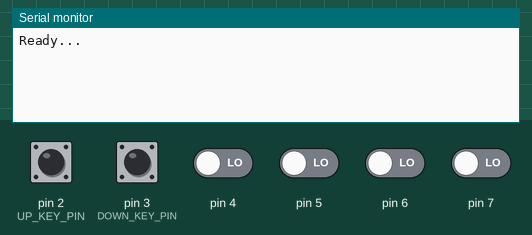
This sketch was run on a simulated Arduino Uno, built with avr-gcc and run on an emulated ATmega328P. Shown: the last lines printed to the serial monitor. The test bench sets the inputs (shaded band); at power-on: pin 2 (UP_KEY_PIN), pin 3 (DOWN_KEY_PIN), pin 4–7 LOW.

Above: at 1.2 s.
1.3 s: pin 2 (UP_KEY_PIN) pulled HIGH for 0.15 s
At 2.5 s:
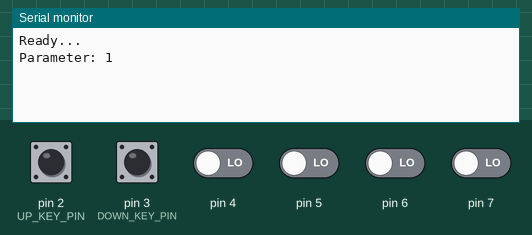
3.0 s: pin 3 (DOWN_KEY_PIN) pulled HIGH for 0.15 s
At 4.3 s:
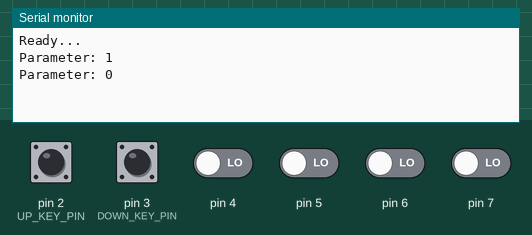
4.6 s: pin 3 (DOWN_KEY_PIN) pulled HIGH for 1 s
At 7.1 s:
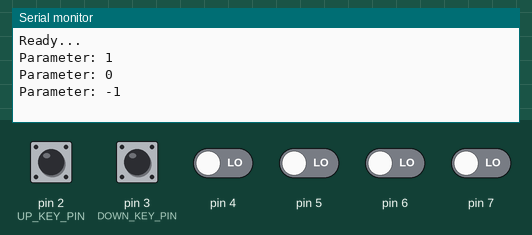

Measured:
- after the input at 1.3 s, the serial monitor: prints a new line after 0.20 s (image 1)
- after the input at 3.0 s, the serial monitor: prints a new line after 0.18 s (image 2)
- after the input at 4.6 s, the serial monitor: prints a new line after 1.0 s (image 3)

The sketch:

P04_TasterEntprellen_Timer.ino
```cpp
#include <avr/io.h>
#include <avr/interrupt.h>

// Praktikum P04:
// Taster entprellen, Long Press
// Version 2: Entprellen mit Timern - Polling in ISR

typedef enum buttonState {
  RELEASED = 0x0,
  PRESSED = 0x1
};

const uint8_t UP_KEY_PIN = PD2;
const uint8_t DOWN_KEY_PIN = PD3;
const uint8_t LONG_PRESS_ITERATIONS = 33; // ISR called every 30ms: 30ms * 33ms = 990ms

// states :
// 0 = nicht gedrückt
// 1 = gedrückt
volatile uint8_t currentUpKeyPressedIterations = 0;
volatile uint8_t currentDownKeyPressedIterations = 0;
volatile int16_t parameter = 0;
volatile int16_t lastParameter;
bool statePinUp = RELEASED;
bool statePinDown = RELEASED;
uint8_t longpressState = RELEASED;
volatile int lastLong = 0;
volatile uint16_t timerStart = 0;

void setup() {
  TCCR1A = 0;
  // Todo Setup Timer (Zählvariable bis 65535), Taktfrequenz Prozessor 16 MHz
  TIMSK1 |= (1 << TOIE1);
  TCCR1B = (1 << CS10) | (1 << CS11);
  // 1 Sek TCCR1B = (1 << CS12);
  timerStart = 58036;
  TCNT1 = timerStart;
  DDRD &= ~(1 << UP_KEY_PIN);
  DDRD &= ~(1 << DOWN_KEY_PIN);

  Serial.begin(9600);
  sei();
  Serial.println("Ready...");
}

void loop() {
  if (lastParameter != parameter) {
    Serial.print("Parameter: ");
    Serial.println(parameter);
    lastParameter = parameter;
  }
}

ISR(TIMER1_OVF_vect) {
  // Hier alle 30 ms reinspringen.
  // Taster auslesen, Zustandsautomat

  uint8_t currentUpPinState = PIND & (1 << UP_KEY_PIN) ? PRESSED : RELEASED;
  uint8_t currentDownPinState = PIND & (1 << DOWN_KEY_PIN) ? PRESSED : RELEASED;

  // Increment of the parameter
  if (currentUpPinState == PRESSED && statePinUp == HIGH) {
    if (currentUpKeyPressedIterations > LONG_PRESS_ITERATIONS) {
      parameter = parameter + 10;
      currentUpKeyPressedIterations = 0;
      longpressState = PRESSED;
    }
    currentUpKeyPressedIterations++;
  } else if (currentUpPinState == RELEASED && statePinUp == HIGH && currentUpKeyPressedIterations == 0) {
    if (longpressState != PRESSED) {
      parameter++;
    }
    longpressState = RELEASED;

    statePinUp = RELEASED;
  } else if (currentUpPinState == HIGH && statePinUp == LOW) {
    statePinUp = PRESSED;
  } else {
    currentUpKeyPressedIterations = 0;
  }

  // Decrement of the parameter
  if (currentDownPinState == HIGH && statePinDown == HIGH) {
    if (currentDownKeyPressedIterations > LONG_PRESS_ITERATIONS) {  // 990 ms
      parameter -= 10;
      currentDownKeyPressedIterations = 0;
      longpressState = PRESSED;
    }
    currentDownKeyPressedIterations++;
  } else if (currentDownPinState == LOW && statePinDown == HIGH && currentDownKeyPressedIterations == 0) {
    if (longpressState != PRESSED) {
      parameter--;
    }
    longpressState = RELEASED;

    statePinDown = RELEASED;
  } else if (currentDownPinState == HIGH && statePinDown == LOW) {
    statePinDown = PRESSED;
  } else {
    currentDownKeyPressedIterations = 0;
  }
  TCNT1 = timerStart;
}
```
